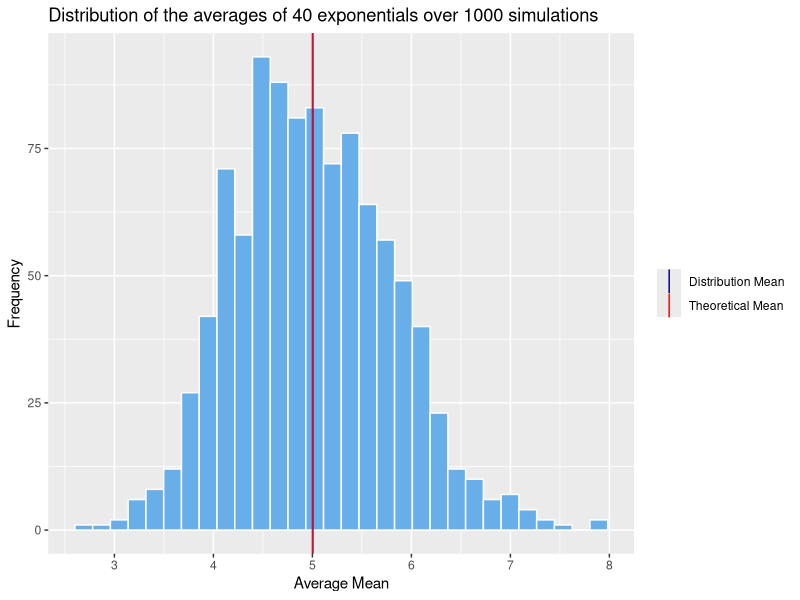
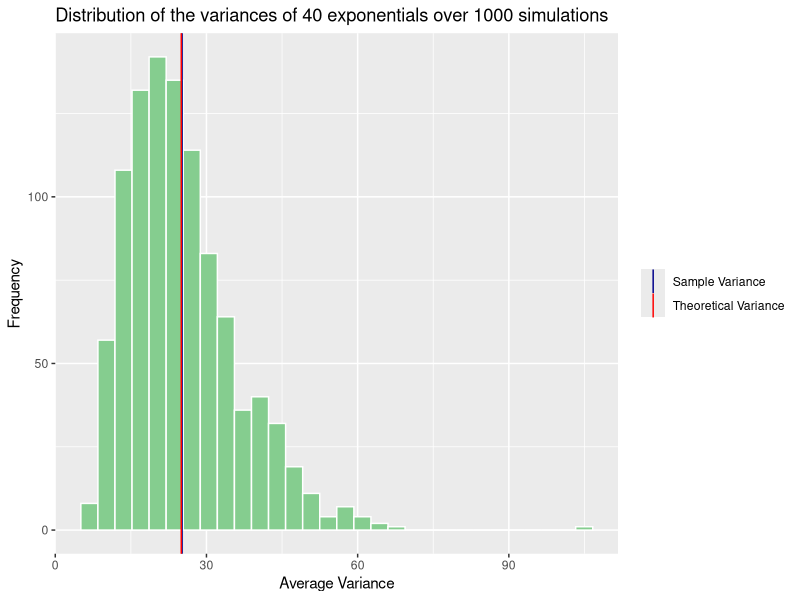

The R source for these figures, in order:
## ---- chunk 1
knitr::opts_chunk$set(echo = TRUE)
## ---- chunk 2
        library(ggplot2)
        library(ggpubr)
        lambda <- 0.2
        numexp <- 40
## ---- chunk 3
        ## Simulate 40 exponentials one thousand times and find the average means and variances.
                means <- NULL
                for (i in 1:1000) means = c(means, mean(rexp(40, 0.2)))
        
                vars <- NULL
                for (i in 1:1000) vars = c(vars, sd(rexp(40, 0.2))^2)

        ## Convert to dataframes to be used in ggplot2
                mns <- data.frame(means)
                vrs <- data.frame(vars)
## ---- chunk 4
        ## Calculate the distribution and theoretical means and store in a dataframe to be used in ggplot
                distMean <- mean(means)
                theoMean <- 1/lambda

                central_means <- data.frame(statistic = c("Distribution Mean", "Theoretical Mean"),
                             value = c(distMean, theoMean))
                
        ## Plot the average means on a histogram and compare to the theoretical mean
                ggplot(mns, aes(x=means)) + 
                        geom_histogram(col = "white", fill = "#68AFEA") +
                        scale_x_continuous(breaks=seq(0, 10, 1)) +
                        geom_vline(data = central_means, aes(xintercept = value, color = statistic)) +
                        scale_color_manual(values = c("dark blue", "red"), name = NULL) +
                        #geom_text(aes(label = paste(central_means$statistic, " = ", central_means$value)), 
                                  #size = 3, parse = TRUE) +
                        labs(title="Distribution of the averages of 40 exponentials over 1000 simulations", 
                             x = "Average Mean", y = "Frequency")

## ---- chunk 5
        ## Calculate the distribution and theoretical variances and store in a dataframe to be used in ggplot
                distVar <- mean(vars)
                theoVar <- (1/lambda)^2
                
                central_mean_var <- data.frame(statistic = c("Sample Variance", "Theoretical Variance"),
                             value = c(distVar, theoVar))
                
        ## Plot the average variances on a histogram and compare to the theoretical variance
                ggplot(vrs, aes(x=vars)) + 
                        geom_histogram(col = "white", fill = "#85CD8F") +
                        #scale_x_continuous(breaks=seq(0, 120, 1)) +
                        geom_vline(data = central_mean_var, aes(xintercept = value, color = statistic)) +
                        scale_color_manual(values = c("dark blue", "red"), name = NULL) +
                        labs(title="Distribution of the variances of 40 exponentials over 1000 simulations", 
                             x = "Average Variance", y = "Frequency")
                        
## ---- chunk 6
        
        # Plot the distribution of 1000 random exponentials
                distr1000 <- data.frame(outcome = rexp(1000, lambda))
                distr1000_plot <- ggplot(distr1000, aes(x=outcome)) +
                        geom_histogram(col = "white", fill = "#006FA4") +
                        labs(title = "Distribution of 1000 random exponentials", x = "Random Outcomes", y = "Frequency")

        # Plot the distribution of 1000 averages of 40 random exponentials
                distr1000_40_plot <- ggplot(mns, aes(x=means)) +
                        geom_histogram(aes(y=..density..), col = "white", fill = "#0091D7") +
                        stat_function(fun = dnorm, args = list(mean = 1/lambda, sd = 1/(lambda*sqrt(numexp))), 
                                      size = 2) +
                        labs(title = "Distribution of 1000 averages of 40 random exponentials", 
                             x = "Average Means")
        
        # Display in one panel
                distr_panel <- ggarrange(distr1000_plot, distr1000_40_plot, align = "h")
                
                        

#par(mfrow = c(2,1))
        #hist(rexp(1000, lambda), main = "Distribution of 1000 random exponentials", xlab = "Random Outcomes", 
         #    col = "#006FA4")
        #hist(means, main = "Distribution of 1000 averages")
